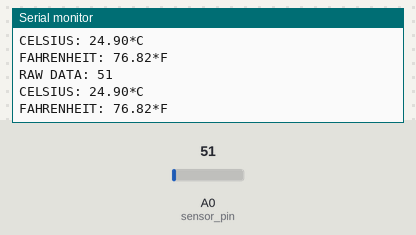
A sketch run on a simulated Arduino Uno, built with avr-gcc and run on an emulated ATmega328P. Parts: the last lines printed to the serial monitor. Inputs (shaded band) come from the test bench; at power-on: A0 (sensor_pin) = 51.

Above: at 1.8 s.
1.9 s: A0 (sensor_pin) set to 61
At 2.5 s:
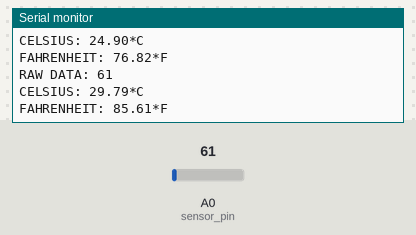
3.4 s: A0 (sensor_pin) set to 71
At 4.8 s:
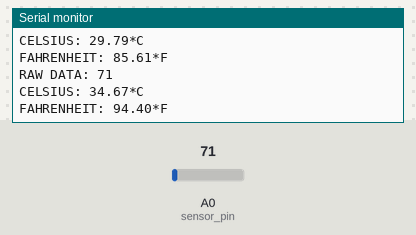
Timing chart, 0 to 6.4 s (numbered marks = the images above; inputs shaded):
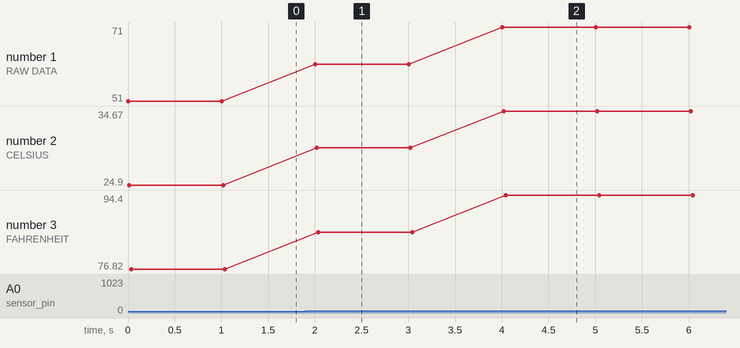

The sketch:

TemperatureSensorFull.ino
```cpp
/*
 Simple Temperature uses the lm35 and outputs both Celsius & Fahrenheit
*/

int sensor_pin = 0; // analog input pin
int interval = 1000; // How often we take a reading

void setup()
{
  Serial.begin(9600);
}

void loop()
{
  // Gets and prints the raw data from the lm35
  int val = analogRead(sensor_pin);
  Serial.print("RAW DATA: ");
  Serial.print (val);
  Serial.println(" ");

  // Convert the raw data into degrees celsius and print it out
  // 500mV/1024 = 0.48828125
  float temperature = val * 0.48828125;
  Serial.print("CELSIUS: ");
  Serial.print(temperature);
  Serial.println("*C ");

  // Convert celsius into fahrenheit
  temperature = temperature *9 / 5;
  temperature = temperature + 32;
  Serial.print("FAHRENHEIT: ");
  Serial.print(temperature);
  Serial.println("*F");

  delay(interval);
}
```

Measured:
- after the input at 1.9 s, the serial monitor: prints a new line after 0.10 s (image 1)
- after the input at 3.4 s, the serial monitor: prints a new line after 0.61 s (image 2)
- plotted number 1: 51 → 61 after the input at 1.9 s, 61 → 71 after the input at 3.4 s
- plotted number 2: 24.9 → 29.79 after the input at 1.9 s, 29.79 → 34.67 after the input at 3.4 s
- plotted number 3: 76.82 → 85.61 after the input at 1.9 s, 85.61 → 94.4 after the input at 3.4 s
